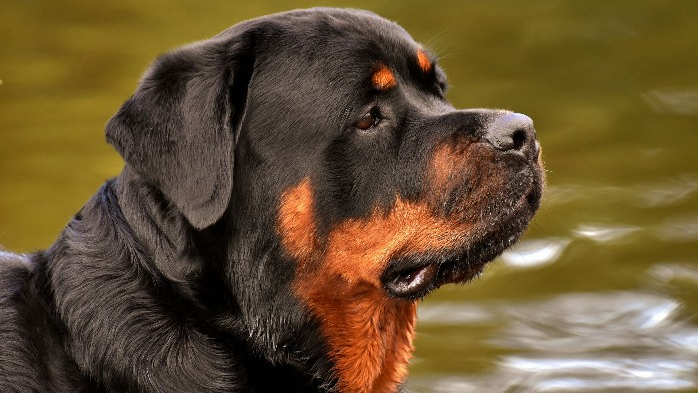
#> input picture austeclynio/VisaoComputacional/fontesImagens/VisaoComputacional_Imagem_RottWeiler.jpg, 698 x 394 px
$ python VisaoComputacional_OpenCV_Exemplo09.py
#> lines starting #> are read from the running program, lines starting #| are printed output that depends on the picture; after the words box and inside, x2 and y2 are one past the last pixel; in counts of white or black regions, pixels touching at a corner belong together
import cv2

# Read image
src = cv2.imread('VisaoComputacional_Imagem_RottWeiler.jpg',cv2.IMREAD_GRAYSCALE);
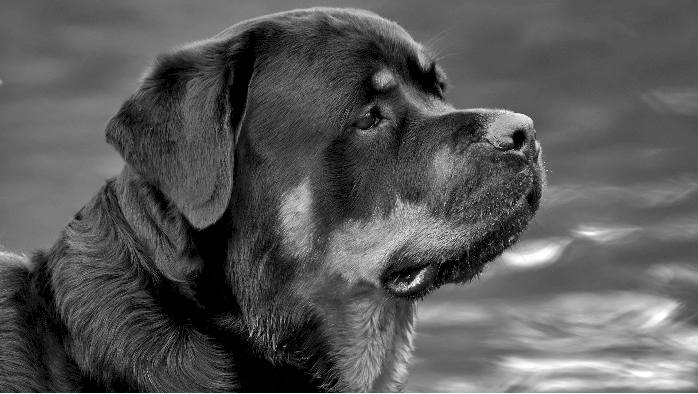
#> src: shape (394, 698); min 0, max 255, mean 88.2

# Basic threhold example
th, dst = cv2.threshold(src, 0, 255, cv2.THRESH_BINARY);
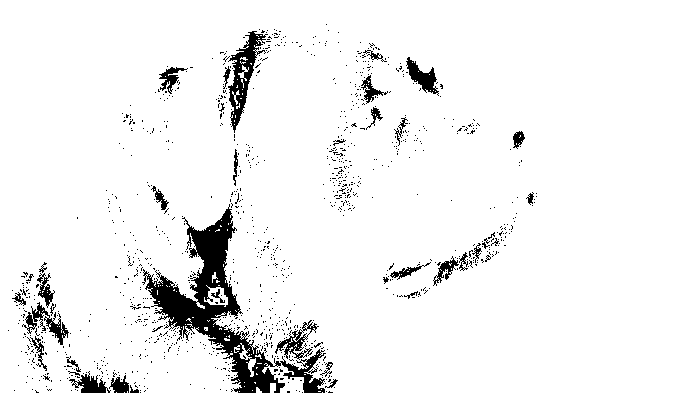
#> dst: shape (394, 698); 94.2% white; 1093 black regions (1057 under 20 px), largest, box (x1, y1, x2, y2) and area: (142, 204, 326, 393) 7587, (228, 31, 268, 133) 1300, (22, 302, 69, 345) 575
print('THRESH_BINARY')
cv2.imwrite('VisaoComputacional_Imagem_RottWeiler-Threshold-Example.jpg', dst);
img = cv2.imread('VisaoComputacional_Imagem_RottWeiler-Threshold-Example.jpg')
#> img: shape (394, 698, 3); min 0, max 255, mean 240.1
cv2.imshow('Imagem_RottWeiler-Threshold-Example',img)
cv2.waitKey()
print(th)
# Thresholding with maxValue set to 128
th, dst = cv2.threshold(src, 0, 128, cv2.THRESH_BINARY);
cv2.imwrite("VisaoComputacional_Imagem_RottWeiler-thresh-binary-maxval.jpg", dst);
img = cv2.imread('VisaoComputacional_Imagem_RottWeiler-thresh-binary-maxval.jpg')
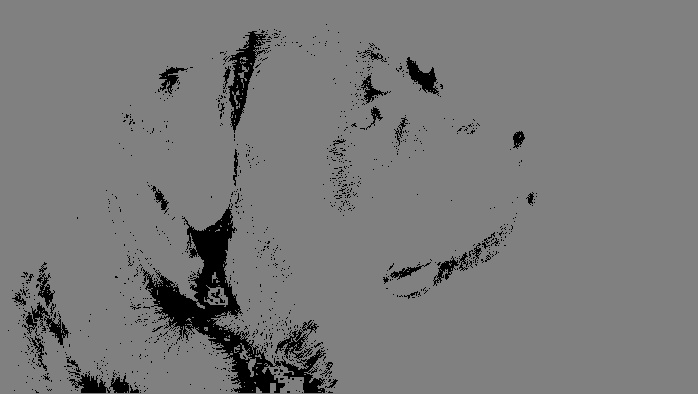
#> img: shape (394, 698, 3); min 0, max 136, mean 120.6
cv2.imshow('Imagem_RottWeiler-Threshold-Example',img)
cv2.waitKey()

# Thresholding with threshold value set 127
th, dst = cv2.threshold(src,127,255, cv2.THRESH_BINARY);
#> dst: shape (394, 698); 14.6% white; 817 white regions (782 under 20 px), largest, box (x1, y1, x2, y2) and area: (0, 292, 698, 394) 22369, (325, 195, 470, 285) 4684, (167, 6, 432, 67) 2247
cv2.imwrite("VisaoComputacional_Imagem_RottWeiler-thresh-binary.jpg", dst);
img = cv2.imread('VisaoComputacional_Imagem_RottWeiler-thresh-binary.jpg')
#> img: shape (394, 698, 3); min 0, max 255, mean 37.3
cv2.imshow('Imagem_RottWeiler-Threshold-Example',img)
cv2.waitKey()
print(th)
# Thresholding using THRESH_BINARY_INV
th, dst = cv2.threshold(src,127,255, cv2.THRESH_BINARY_INV);
print('THRESH_BINARY_INV')
cv2.imwrite("VisaoComputacional_Imagem_RottWeiler-thresh-binary-inv.jpg", dst);
img = cv2.imread('VisaoComputacional_Imagem_RottWeiler-thresh-binary-inv.jpg')
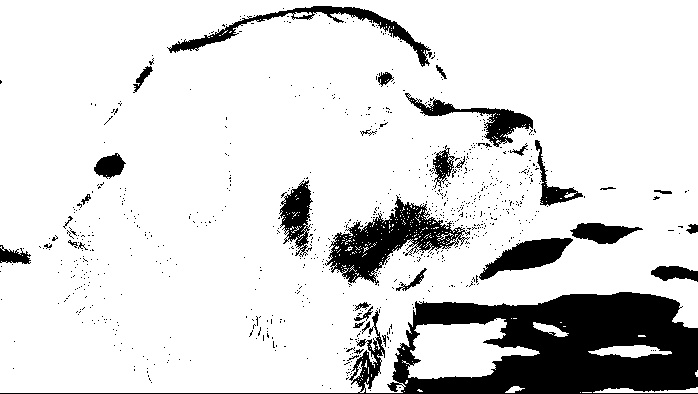
#> img: shape (394, 698, 3); min 0, max 255, mean 217.7
cv2.imshow('Imagem_RottWeiler-Threshold-Example',img)
cv2.waitKey()

# Thresholding using THRESH_TRUNC
th, dst = cv2.threshold(src,127,255, cv2.THRESH_TRUNC);
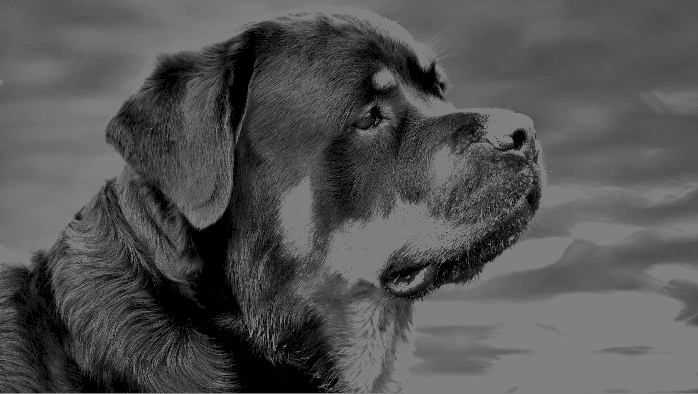
#> dst: shape (394, 698); min 0, max 127, mean 82.7
print('THRESH_TRUNC')
cv2.imwrite("VisaoComputacional_Imagem_RottWeiler-thresh-trunc.jpg", dst);
img = cv2.imread('VisaoComputacional_Imagem_RottWeiler-thresh-trunc.jpg')
#> img: shape (394, 698, 3); min 0, max 135, mean 82.7
cv2.imshow('Imagem_RottWeiler-Threshold-Example',img)
cv2.waitKey()

# Thresholding using THRESH_TOZERO
th, dst = cv2.threshold(src,127,255, cv2.THRESH_TOZERO);
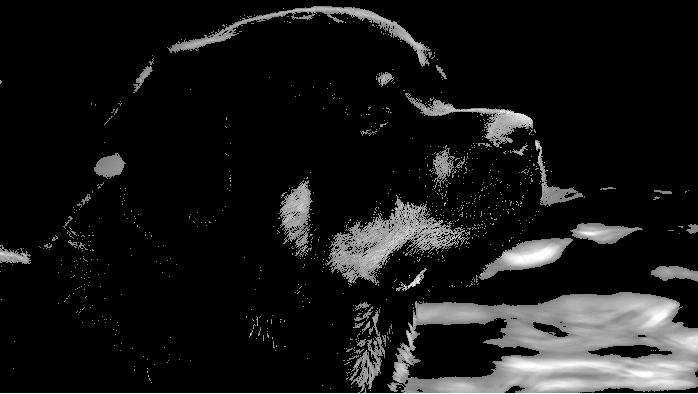
#> dst: shape (394, 698); min 0, max 255, mean 24.1
print('THRESH_TOZERO')
cv2.imwrite("VisaoComputacional_Imagem_RottWeiler-thresh-tozero.jpg", dst);
img = cv2.imread('VisaoComputacional_Imagem_RottWeiler-thresh-tozero.jpg')
#> img: shape (394, 698, 3); min 0, max 255, mean 24.2
cv2.imshow('Imagem_RottWeiler-Threshold-Example',img)
cv2.waitKey()

# Thresholding using THRESH_TOZERO_INV
th, dst = cv2.threshold(src,127,255, cv2.THRESH_TOZERO_INV);
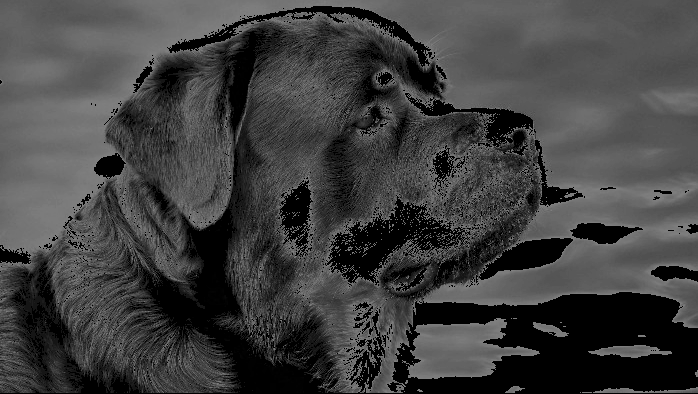
#> dst: shape (394, 698); min 0, max 127, mean 64.1
print('THRESH_TOZERO_INV');
cv2.imwrite("VisaoComputacional_Imagem_RottWeiler-thresh-to-zero-inv.jpg", dst);
img = cv2.imread('VisaoComputacional_Imagem_RottWeiler-thresh-to-zero-inv.jpg')
#> img: shape (394, 698, 3); min 0, max 133, mean 64.2
cv2.imshow('Imagem_RottWeiler-Threshold-Example',img)
cv2.waitKey()

cv2.destroyAllWindows()
